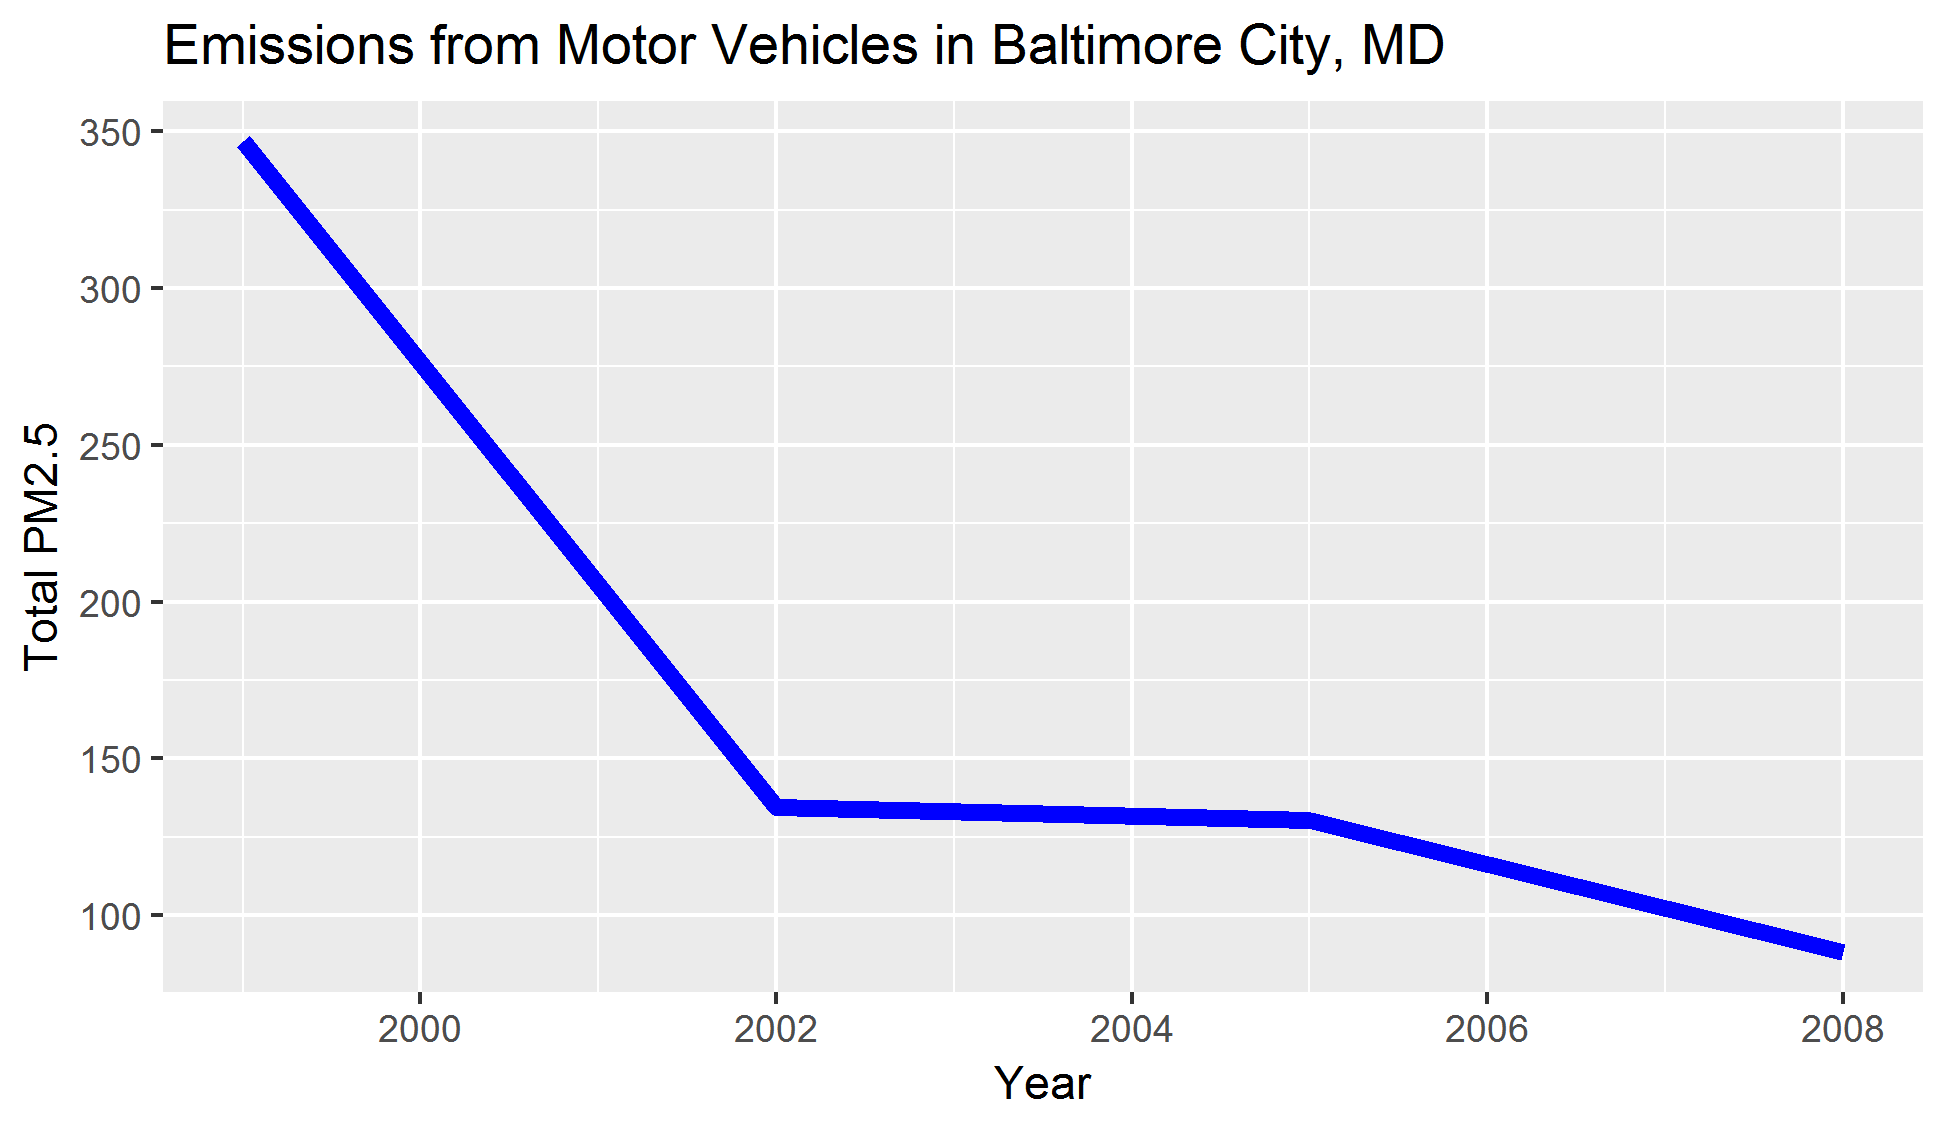

This figure's R source:

baltimoreEmissionsOnRoad <- filter(baltimoreData, type == "ON-ROAD")
baltimoreEmissionsOnRoadYear <- aggregate(Emissions ~ year + type, baltimoreEmissionsOnRoad, sum)

ggplot(baltimoreEmissionsOnRoadYear, aes(year,Emissions)) + geom_line(color = "blue", size = 2) + ggtitle("Emissions from Motor Vehicles in Baltimore City, MD") + xlab("Year") + ylab("Total PM2.5") + ggsave("plot5.png")
